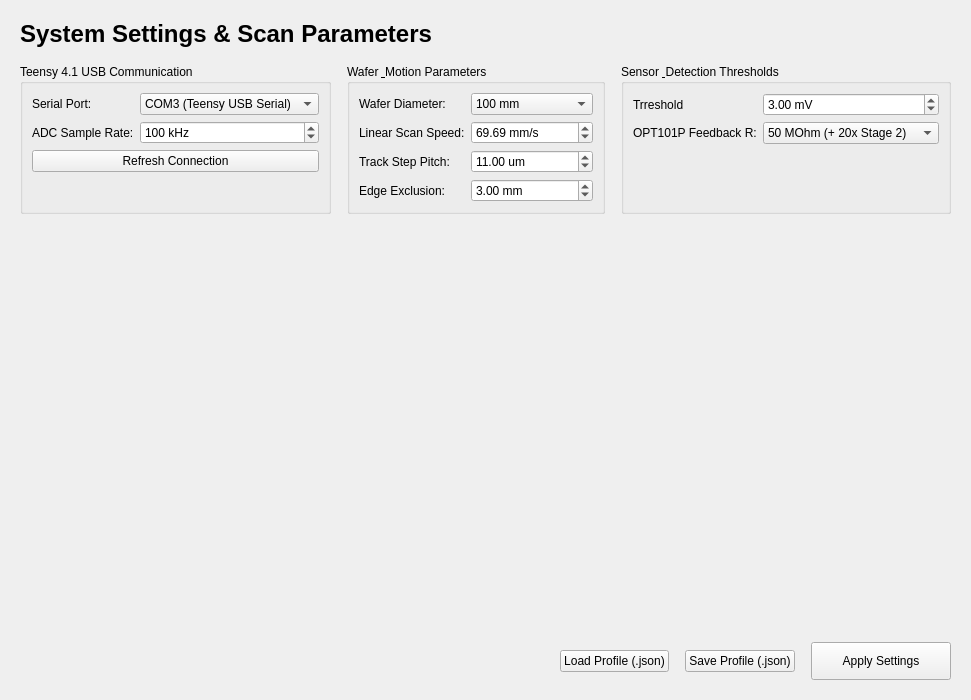
<?xml version="1.0" encoding="UTF-8"?>
<ui version="4.0">
 <class>PageSettings</class>
 <widget class="QWidget" name="PageSettings">
  <property name="geometry">
   <rect>
    <x>0</x>
    <y>0</y>
    <width>971</width>
    <height>700</height>
   </rect>
  </property>
  <layout class="QVBoxLayout" name="verticalLayout_main">
   <property name="spacing">
    <number>16</number>
   </property>
   <property name="leftMargin">
    <number>20</number>
   </property>
   <property name="topMargin">
    <number>20</number>
   </property>
   <property name="rightMargin">
    <number>20</number>
   </property>
   <property name="bottomMargin">
    <number>20</number>
   </property>
   <item>
    <widget class="QLabel" name="lbl_settings_title">
     <property name="font">
      <font>
       <pointsize>18</pointsize>
       <bold>true</bold>
      </font>
     </property>
     <property name="text">
      <string>System Settings &amp; Scan Parameters</string>
     </property>
    </widget>
   </item>
   <item>
    <layout class="QHBoxLayout" name="layout_columns">
     <property name="spacing">
      <number>16</number>
     </property>
     <item>
      <widget class="QGroupBox" name="group_serial">
       <property name="title">
        <string>Teensy 4.1 USB Communication</string>
       </property>
       <layout class="QFormLayout" name="formLayout_serial">
        <item row="0" column="0">
         <widget class="QLabel" name="label_port">
          <property name="text">
           <string>Serial Port:</string>
          </property>
         </widget>
        </item>
        <item row="0" column="1">
         <widget class="QComboBox" name="combo_com_port">
          <item>
           <property name="text">
            <string>COM3 (Teensy USB Serial)</string>
           </property>
          </item>
         </widget>
        </item>
        <item row="1" column="0">
         <widget class="QLabel" name="label_rate">
          <property name="text">
           <string>ADC Sample Rate:</string>
          </property>
         </widget>
        </item>
        <item row="1" column="1">
         <widget class="QSpinBox" name="spin_sample_rate">
          <property name="suffix">
           <string> kHz</string>
          </property>
          <property name="minimum">
           <number>10</number>
          </property>
          <property name="maximum">
           <number>500</number>
          </property>
          <property name="value">
           <number>100</number>
          </property>
         </widget>
        </item>
        <item row="2" column="0" colspan="2">
         <widget class="QPushButton" name="btn_reconnect_teensy">
          <property name="text">
           <string>Refresh Connection</string>
          </property>
         </widget>
        </item>
       </layout>
      </widget>
     </item>
     <item>
      <widget class="QGroupBox" name="group_scan_params">
       <property name="title">
        <string>Wafer &amp; Motion Parameters</string>
       </property>
       <layout class="QFormLayout" name="formLayout_scan">
        <item row="0" column="0">
         <widget class="QLabel" name="label_diam">
          <property name="text">
           <string>Wafer Diameter:</string>
          </property>
         </widget>
        </item>
        <item row="0" column="1">
         <widget class="QComboBox" name="combo_wafer_size">
          <item>
           <property name="text">
            <string>100 mm </string>
           </property>
          </item>
          <item>
           <property name="text">
            <string>150 mm </string>
           </property>
          </item>
          <item>
           <property name="text">
            <string>200 mm</string>
           </property>
          </item>
          <item>
           <property name="text">
            <string>300 mm</string>
           </property>
          </item>
         </widget>
        </item>
        <item row="1" column="0">
         <widget class="QLabel" name="label_speed">
          <property name="text">
           <string>Linear Scan Speed:</string>
          </property>
         </widget>
        </item>
        <item row="1" column="1">
         <widget class="QDoubleSpinBox" name="spin_scan_speed">
          <property name="suffix">
           <string> mm/s</string>
          </property>
          <property name="minimum">
           <double>1.000000000000000</double>
          </property>
          <property name="maximum">
           <double>200.000000000000000</double>
          </property>
          <property name="value">
           <double>69.689999999999998</double>
          </property>
         </widget>
        </item>
        <item row="2" column="0">
         <widget class="QLabel" name="label_pitch">
          <property name="text">
           <string>Track Step Pitch:</string>
          </property>
         </widget>
        </item>
        <item row="2" column="1">
         <widget class="QDoubleSpinBox" name="spin_track_pitch">
          <property name="suffix">
           <string> um</string>
          </property>
          <property name="minimum">
           <double>2.000000000000000</double>
          </property>
          <property name="maximum">
           <double>100.000000000000000</double>
          </property>
          <property name="value">
           <double>11.000000000000000</double>
          </property>
         </widget>
        </item>
        <item row="3" column="0">
         <widget class="QLabel" name="label_edge">
          <property name="text">
           <string>Edge Exclusion:</string>
          </property>
         </widget>
        </item>
        <item row="3" column="1">
         <widget class="QDoubleSpinBox" name="spin_edge_exclusion">
          <property name="suffix">
           <string> mm</string>
          </property>
          <property name="value">
           <double>3.000000000000000</double>
          </property>
         </widget>
        </item>
       </layout>
      </widget>
     </item>
     <item>
      <widget class="QGroupBox" name="group_detection">
       <property name="title">
        <string>Sensor &amp; Detection Thresholds</string>
       </property>
       <layout class="QFormLayout" name="formLayout_detect">
        <item row="0" column="0">
         <widget class="QLabel" name="label_t">
          <property name="text">
           <string>Trreshold</string>
          </property>
         </widget>
        </item>
        <item row="0" column="1">
         <widget class="QDoubleSpinBox" name="spin_thresh">
          <property name="suffix">
           <string> mV</string>
          </property>
          <property name="value">
           <double>3.000000000000000</double>
          </property>
         </widget>
        </item>
        <item row="1" column="0">
         <widget class="QLabel" name="label_rf">
          <property name="text">
           <string>OPT101P Feedback R:</string>
          </property>
         </widget>
        </item>
        <item row="1" column="1">
         <widget class="QComboBox" name="combo_feedback_r">
          <item>
           <property name="text">
            <string>50 MOhm (+ 20x Stage 2)</string>
           </property>
          </item>
          <item>
           <property name="text">
            <string>100 MOhm (+ 10x Stage 2)</string>
           </property>
          </item>
          <item>
           <property name="text">
            <string>20 MOhm (+ 50x Stage 2)</string>
           </property>
          </item>
         </widget>
        </item>
       </layout>
      </widget>
     </item>
    </layout>
   </item>
   <item>
    <spacer name="verticalSpacer">
     <property name="orientation">
      <enum>Qt::Orientation::Vertical</enum>
     </property>
     <property name="sizeHint" stdset="0">
      <size>
       <width>20</width>
       <height>40</height>
      </size>
     </property>
    </spacer>
   </item>
   <item>
    <layout class="QHBoxLayout" name="layout_footer">
     <item>
      <spacer name="horizontalSpacer">
       <property name="orientation">
        <enum>Qt::Orientation::Horizontal</enum>
       </property>
       <property name="sizeHint" stdset="0">
        <size>
         <width>40</width>
         <height>20</height>
        </size>
       </property>
      </spacer>
     </item>
     <item>
      <widget class="QPushButton" name="btn_load_json">
       <property name="text">
        <string>Load Profile (.json)</string>
       </property>
      </widget>
     </item>
     <item>
      <widget class="QPushButton" name="btn_save_json">
       <property name="text">
        <string>Save Profile (.json)</string>
       </property>
      </widget>
     </item>
     <item>
      <widget class="QPushButton" name="btn_apply_settings">
       <property name="minimumSize">
        <size>
         <width>140</width>
         <height>38</height>
        </size>
       </property>
       <property name="text">
        <string>Apply Settings</string>
       </property>
      </widget>
     </item>
    </layout>
   </item>
  </layout>
 </widget>
 <resources/>
 <connections/>
</ui>
